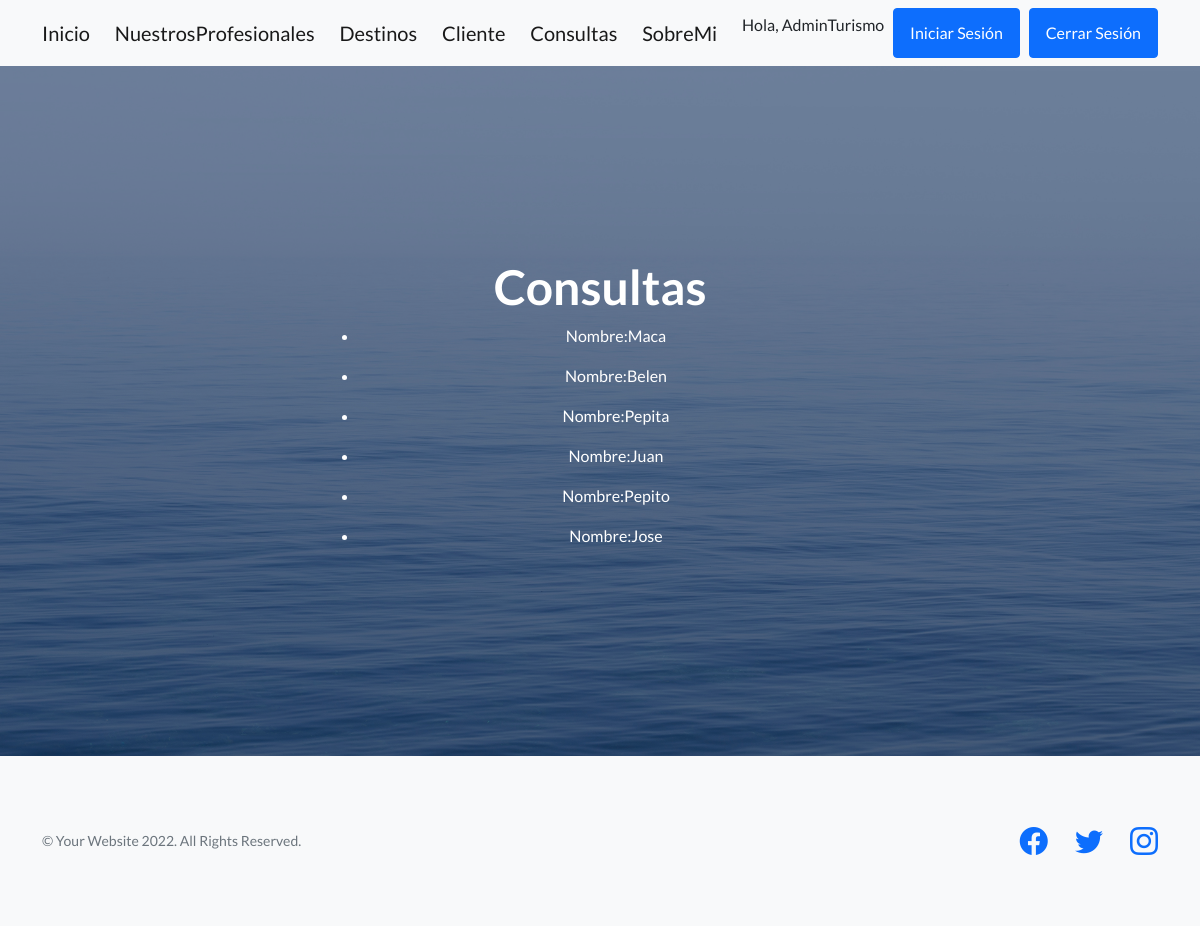
The app's page /Turismo/consultas/lista (signed in) with its own data.
### Turismo/models.py (models this page shows, shortened)
class Consultas(models.Model):
    nombre = models.CharField(max_length=40)
    apellido = models.CharField(max_length=40)
    email = models.EmailField()
    consulta = models.TextField(default="")
    class Meta:
        verbose_name_plural = "Consultas"

### Turismo/views.py (the view)
# urls.py: path('consultas/lista', views.ConsultasList.as_view(), name ="ListConsultas"),
class ConsultasList(LoginRequiredMixin, ListView):
    model = Consultas
    template_name = "Turismo/listaConsultas.html"

### Turismo/templates/Turismo/listaConsultas.html
{% extends "Turismo/padre.html" %}
{% load static %}
{% block informacionQueCambia %}
<body>
    <h1>Consultas</h1>
    <ul>
        {% for consultas in object_list %}
        <li>
            <p>Nombre:{{consultas.nombre}} </p>
        </li>
        {% endfor %}
    </ul>
</body>
{% endblock %}

### Turismo/templates/Turismo/padre.html (shortened to what this page needs)
<!DOCTYPE html>
<html lang="en">
    <head>
        {% load static %}
        <link href="https://cdn.jsdelivr.net/npm/bootstrap-icons@1.5.0/font/bootstrap-icons.css" rel="stylesheet" type="text/css" />
        <link href="{% static 'Turismo/css/styles.css' %}" rel="stylesheet" />
    </head>
    <body>
        <nav class="navbar navbar-light bg-light static-top">
            <div class="container">
                <a class="navbar-brand" href="{% url 'Inicio' %}">Inicio</a>
                <a class="navbar-brand" href="{% url 'ListaProfesionales' %}">NuestrosProfesionales</a>
                <a class="navbar-brand" href="{% url 'Destinos' %}">Destinos</a>
                <a class="navbar-brand" href="{% url 'Cliente' %}">Cliente</a>
                <a class="navbar-brand" href="{% url 'Consultas' %}">Consultas</a>
                <a class="navbar-brand" href="{% url 'Abautme' %}">SobreMi</a>
                <p>Hola, {{user.username}}</p>
                <a class="btn btn-primary" href="{% url 'Login' %}">Iniciar Sesión</a>
                {% if user.is_authenticated %}
                <a class="btn btn-primary" href="{% url 'Logout' %}">Cerrar Sesión</a>
                {% endif %}
            </div>
        </nav>
        <header class="masthead">
            <div class="container position-relative">
                <div class="row justify-content-center">
                    <div class="col-xl-6">
                        <div class="text-center text-white">
                            {% block informacionQueCambia %}
                            {% endblock %}
                        </div>
                    </div>
                </div>
            </div>
        </header>
        <footer class="footer bg-light">
            <div class="container">
                <div class="row">
                    <div class="col-lg-6 h-100 text-center text-lg-start my-auto">
                        <p class="text-muted small mb-4 mb-lg-0">&copy; Your Website 2022. All Rights Reserved.</p>
                    </div>
                    <div class="col-lg-6 h-100 text-center text-lg-end my-auto">
                        <ul class="list-inline mb-0">
                            <li class="list-inline-item me-4">
                                <a href="https://es-la.facebook.com/"><i class="bi-facebook fs-3"></i></a>
                            </li>
                            <li class="list-inline-item me-4">
                                <a href="https://twitter.com"><i class="bi-twitter fs-3"></i></a>
                            </li>
                            <li class="list-inline-item">
                                <a href="https://www.instagram.com"><i class="bi-instagram fs-3"></i></a>
                            </li>
                        </ul>
                    </div>
                </div>
            </div>
        </footer>
    </body>
</html>

### records on screen
Consultas: nombre "Maca"
Consultas: nombre "Belen"
Consultas: nombre "Pepita"
Consultas: nombre "Juan"
Consultas: nombre "Pepito"
Consultas: nombre "Jose"

### other values on screen
{{ user.username }} "AdminTurismo"
